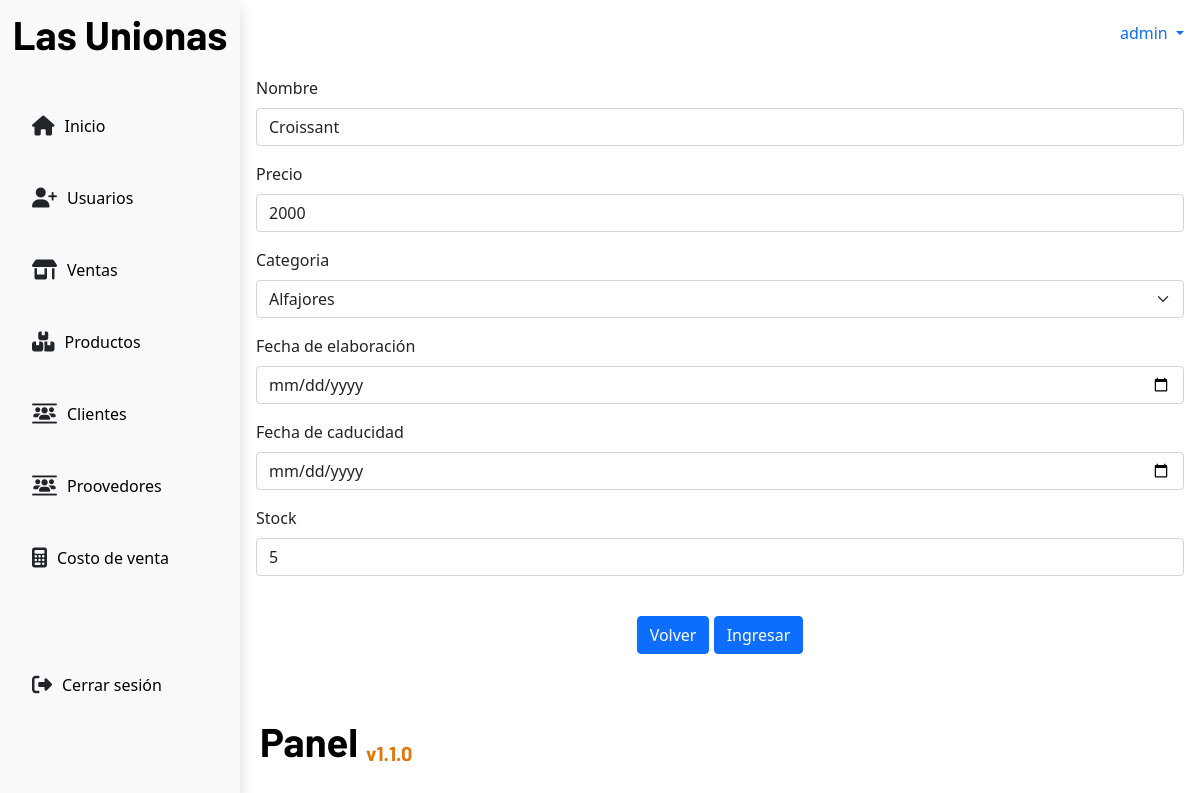
Page /products/update/3 (signed in) on the earlier database version.
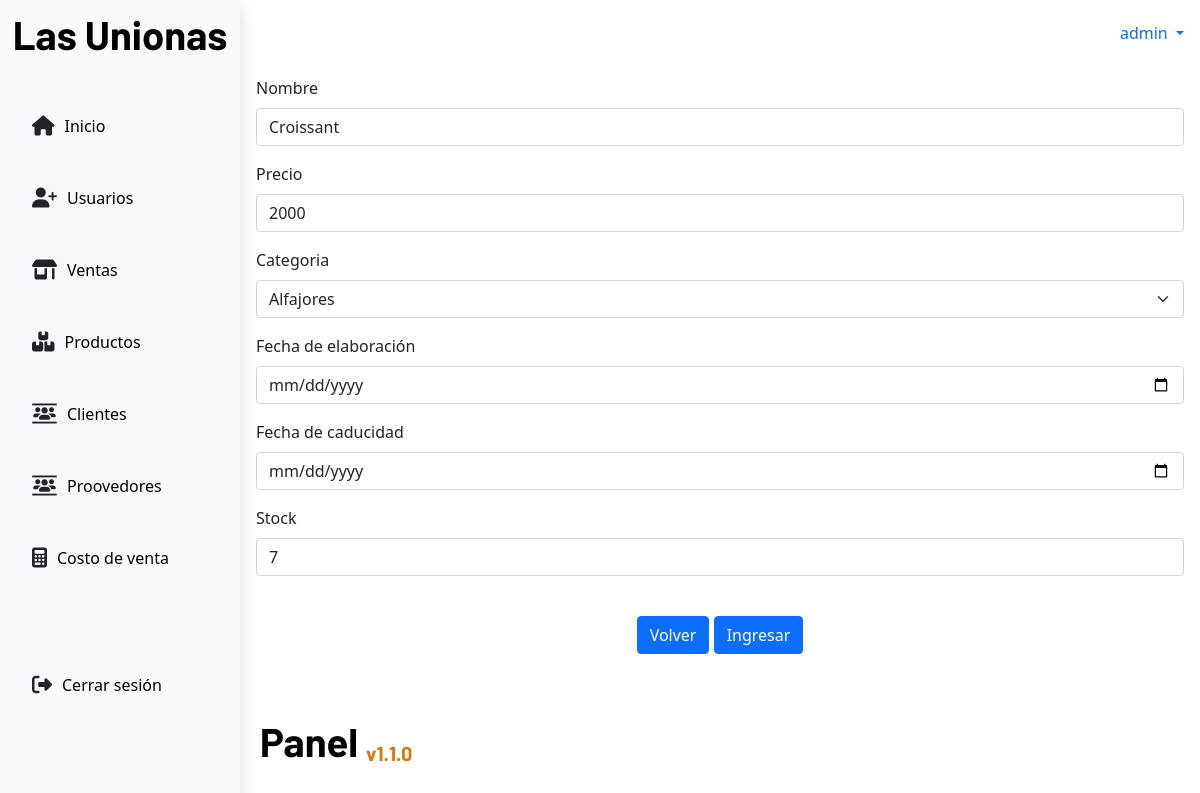
Same page on the later database version.
### app/models.py (models this page shows, shortened)
class ProductsInventory(models.Model):
    name = models.CharField(max_length=100,null=False)
    price = models.PositiveIntegerField(null=False)
    category = models.ForeignKey(CategoryProduct, on_delete=models.PROTECT)
    elabDate = models.DateField()
    expDate = models.DateField()
    stock = models.PositiveIntegerField(null=False)

### app/views.py (the view, shortened to what this page needs)
# urls.py: path('products/update/<int:id>',views.updateProduct,name='updateProducts'),
def updateProduct(request,id):
    role = request.session.get("role")
    if role == "Admin" or role == "NormalUser":
        product = ProductsInventory.objects.get(id=id)
        categorys = CategoryProduct.objects.all()
        return render(request,'products/updateProducts.html',{'product':product,'categorys':categorys})
    else:
        return redirect("/")

### app/context_processors.py (called while the page is built)
def get_username(request):
    username = request.session.get('username', None)
    return {
        "username": username
    }

def get_role(request):
    role = request.session.get("role")
    return {
        "role": role
    }

def get_low_stock(request):
    low_stock = request.session.get("low_stock")
    return {
        "low_stock": low_stock
    }

### app/templates/products/updateProducts.html (shortened to what this page needs)
{% extends 'base.html' %}
{% block content %}
<div>
    <form method="POST">
        <div class="mb-3">
          <label for="inputName" class="form-label">Nombre</label>
          <input type="text" class="form-control" id="inputName" name="name" value="{{product.name}}">
        </div>
        <div class="mb-3">
          <label for="inputPrice" class="form-label">Precio</label>
          <input type="number" class="form-control" id="inputPrice" name="price" value="{{product.price}}">
        </div>
        <div class="mb-3">
          <label for="inputCategory" class="form-label">Categoria</label>
          <select class="form-select" name="category" id="" name="category">
          {%for category in categorys%}
            <option value="{{category.id}}">{{category.name}}</option>
          {% endfor %}
          </select>
        </div>
        <div class="mb-3">
          <label for="inputElabDate" class="form-label">Fecha de elaboración</label>
          <input type="date" class="form-control" id="inputElabDate" name="elabDate" value="{{product.elabDate}}">
        </div>
        <div class="mb-3">
          <label for="inputExpDate" class="form-label">Fecha de caducidad</label>
          <input type="date" class="form-control" id="inputExpDate" name="expDate" value="{{product.expDate}}">
        </div>
        <div class="mb-3">
          <label for="inputStock" class="form-label">Stock</label>
          <input type="number" class="form-control" id="inputStock" name="stock" value="{{product.stock}}">
        </div>
        <div class="text-center pt-4">
          <a class="btn btn-primary" href="{% url 'productsTable'%}">Volver</a>
          <button type="submit" class="btn btn-primary text-center">Ingresar</button>
        </div>
      </form>
</div>
{% endblock content %}

Differences in the rows shown:
changed ProductsInventory "Croissant": stock "5" → "7"
